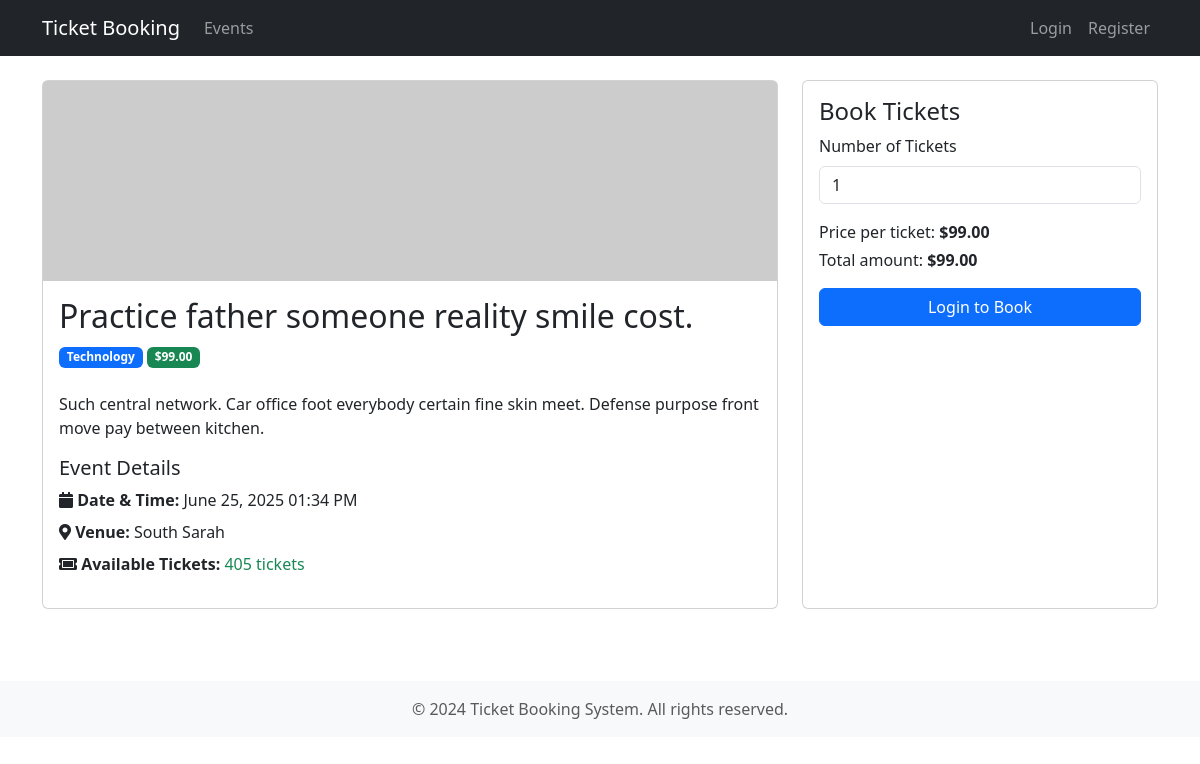
The page /events/8 on the database its author committed.
### app/models/event.py (models this page shows, shortened)
class Event(db.Model):
    __tablename__ = "events"
    id = db.Column(db.Integer, primary_key=True)
    title = db.Column(db.String(200), nullable=False)
    description = db.Column(db.Text)
    status = db.Column(db.String(50), default="draft")
    venue = db.Column(db.String(200), nullable=False)
    event_date = db.Column(db.DateTime, nullable=False)
    total_tickets = db.Column(db.Integer, nullable=False)
    available_tickets = db.Column(db.Integer, nullable=False)
    price = db.Column(db.Float, nullable=False)
    category = db.Column(db.String(50))
    image_url = db.Column(db.String(500))
    is_active = db.Column(db.Boolean, default=True)
    created_at = db.Column(db.DateTime, default=datetime.utcnow)
    updated_at = db.Column(
        db.DateTime, default=datetime.utcnow, onupdate=datetime.utcnow
    )
    tickets = db.relationship("Ticket", backref="event", lazy=True)

### app/routes/events.py (the view)
@events_bp.route("/<int:event_id>")
def detail(event_id):
    event = Event.query.get_or_404(event_id)
    form = BookingForm()
    return render_template("events/detail.html", event=event, form=form)

### app/forms/booking.py
class BookingForm(FlaskForm):
    quantity = IntegerField("Number of Tickets", default=1)
    submit = SubmitField("Book Now")
    def __init__(self, max_tickets=10, *args, **kwargs):
        super().__init__(*args, **kwargs)
        self.quantity.validators = [
            DataRequired(),
            NumberRange(min=1, max=max_tickets, message=f"You can book between 1 and {max_tickets} tickets"),
        ]

### app/routes/auth.py (called while the page is built)
@auth_bp.before_app_request
def before_request():
    if current_user.is_authenticated and not current_user.is_confirmed \
        and request.blueprint != 'auth' \
        and request.endpoint != 'static':
        return redirect(url_for('auth.unconfirmed'))

### app/utils/filters.py (called while the page is built)
def format_price(value):
    return f"${value:,.2f}"

### app/templates/events/detail.html (shortened to what this page needs)
{% extends "base.html" %}
{% block content %}
<div class="row">
    <div class="col-md-8 mb-4">
        <div class="card h-100">
            {% if event.image_url %}
            <img src="{{ event.image_url }}" class="card-img-top event-image" alt="{{ event.title }}">
            {% else %}
            <img src="{{ url_for('static', filename='images/default-event.jpg') }}" class="card-img-top event-image"
                alt="Default Event Image">
            {% endif %}
            <div class="card-body">
                <h2 class="card-title">{{ event.title }}</h2>
                <div class="mb-4">
                    <span class="badge bg-primary">{{ event.category }}</span>
                    <span class="badge bg-success">{{ event.price | format_price }}</span>
                </div>
                <p class="card-text">{{ event.description }}</p>
                <div class="mb-3">
                    <h5>Event Details</h5>
                    <ul class="list-unstyled">
                        <li class="mb-2">
                            <i class="fas fa-calendar"></i>
                            <strong> Date & Time: </strong>
                            {{ event.event_date.strftime('%B %d, %Y %I:%M %p') }}
                        </li>
                        <li class="mb-2">
                            <i class="fas fa-map-marker-alt"></i>
                            <strong> Venue: </strong>
                            {{ event.venue }}
                        </li>
                        <li class="mb-2">
                            <i class="fas fa-ticket-alt"></i>
                            <strong> Available Tickets: </strong>
                            {% if event.available_tickets > 0 %}
                            <span class="text-success">{{ event.available_tickets }} tickets</span>
                            {% else %}
                            <span class="text-danger">Sold Out</span>
                            {% endif %}
                        </li>
                    </ul>
                </div>
            </div>
        </div>
    </div>
    <div class="col-md-4 mb-4">
        <div class="card h-100">
            <div class="card-body">
                <h4 class="card-title">Book Tickets</h4>
                {% if event.available_tickets > 0 %}
                <form method="POST" action="{{ url_for('booking.create_booking', event_id=event.id) }}">
                    <div class="mb-3">
                        <label for="quantity" class="form-label">Number of Tickets</label>
                        {{ form.quantity(class="form-control", id="quantity", min=1, max=event.available_tickets) }}
                    </div>
                    <div class="mb-3">
                        <p class="mb-1">Price per ticket: <strong>{{ event.price | format_price }}</strong></p>
                        <p class="mb-1">Total amount: <strong id="total-amount">{{ event.price | format_price
                                }}</strong></p>
                    </div>
                    <div class="d-grid">
                        {% if current_user.is_authenticated %}
                        <button type="submit" class="btn btn-primary">Book Now</button>
                        {% else %}
                        <a href="{{ url_for('auth.login', next=request.path) }}" class="btn btn-primary">Login to
                            Book</a>
                        {% endif %}
                    </div>
                </form>
                {% else %}
                <div class="alert alert-danger">
                    Sorry, this event is sold out.
                </div>
                {% endif %}
            </div>
        </div>
    </div>
</div>
{% endblock %}
{% block extra_css %}
<link rel="stylesheet" href="https://cdnjs.cloudflare.com/ajax/libs/font-awesome/5.15.4/css/all.min.css">
{% endblock %}

### app/static/css/style.css (style rules this page uses)
body { min-height: 100vh; display: flex; flex-direction: column; }
.card { transition: transform 0.2s; }
.card-img-top { height: 200px; object-fit: cover; }

### app/templates/events/detail.html (style rules this page uses)
.event-image { height: 200px; object-fit: cover; width: 100%; border-top-left-radius: .25rem; border-top-right-radius: .25rem; }

### rows shown on the page
Event: title "Practice father someone reality smile cost.", category "Technology", price "$99.00", description "Such central network. Car office foot everybody certain fine skin meet. Defense purpose front move pay between kitchen.", event_date "June 25, 2025 01:34 PM", venue "South Sarah", available_tickets "405"
